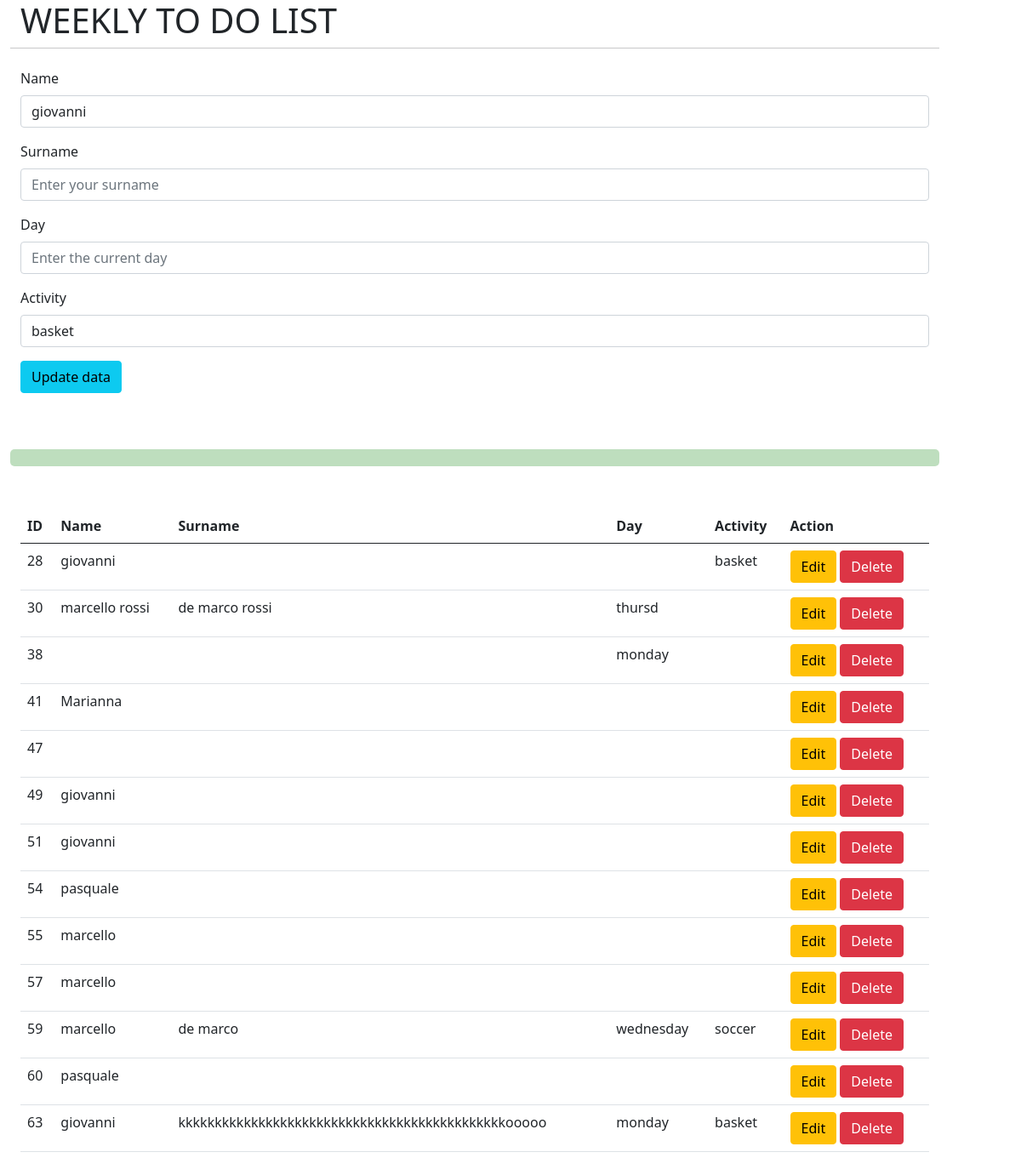
Screenshot of /index.php?edit=28 with the database file from the repository.
### tables this page shows
CREATE TABLE `todo` (
  `ID` int(11) NOT NULL,
  `name` varchar(50) NOT NULL,
  `surname` varchar(50) NOT NULL,
  `day` varchar(50) NOT NULL,
  `activity` varchar(100) NOT NULL
);

### includes/form.php (called while the page is built, shortened)
<?php
$mysqli = new mysqli ('localhost', 'root', '', 'todolist') or die (mysqli_error(mysqli));
if(isset($_GET['edit'])) {
    $id = $_GET['edit'];
    $update = true;
    $result = $mysqli->query("SELECT * FROM todolist.todo WHERE ID='$id' ") or die($mysqli->error());
        $row = $result->fetch_assoc();
        $name = $row['name'];
        $surname = $row['surname'];
        $day = $row['day'];
        $activity = $row['activity'];
    }

### index.php (the view, shortened to what this page needs)
<!DOCTYPE html>
<html lang="en">
<head>
    <link href="https://cdn.jsdelivr.net/npm/bootstrap@5.0.2/dist/css/bootstrap.min.css" rel="stylesheet">
</head>
<body>
<?php
 include __DIR__ .'./includes/form.php'; ?>
<?php
 $mysqli = new mysqli ('localhost', 'root', '', 'todolist') or die (mysqli_error(mysqli));
 $result = $mysqli->query("SELECT * FROM todolist.todo") or die ($mysqli->error);
?>
<div class="container row mb-3">
<h1>WEEKLY TO DO LIST</h1><hr><br>
    <form action="./includes/form.php" method="POST">
    <div class="mb-3">
    <label for="name" class="form-label">Name</label>
    <input type="text" class="form-control" name="name" id="" value="<?php echo $name; ?>" placeholder="Enter your name">
    </div>
    <div class="mb-3">
    <label for="surname" class="form-label">Surname</label>
    <input type="text" class="form-control" name="surname" id="" value="<?php echo $surname; ?>" placeholder="Enter your surname">
    </div>
    <div class="mb-3">
    <label for="day" class="form-label">Day</label>
    <input type="text" class="form-control" name="day" value="<?php echo $day; ?>" placeholder="Enter the current day">
    </div>
    <div class="mb-3">
    <label for="activity" class="form-label">Activity</label>
    <input type="text" class="form-control" name="activity" value="<?php echo $activity; ?>" placeholder="Enter your activity">
    </div>
    <?php
    if ($update === true): ?>
    <button type="submit" name="update" class="btn btn-info">Update data</button>
   <?php else: ?>
    <button type="submit" name="save" class="btn btn-success">Insert data</button>
    <?php endif; ?>
    </form>
    </div>
    <br>
    <br>
    <hr style="margin-top:50px; border: 10px solid green;
     border-radius: 5px; margin-bottom:50px;">
<div class="container justify-content-center">
<table class="table">
   <thead>
     <tr>
       <th>ID</th>
       <th>Name</th>
       <th>Surname</th>
       <th>Day</th>
       <th>Activity</th>
       <th>Action</th>
    </tr>
   </thead>
   <?php
      while($row = $result->fetch_assoc()):
   ?>
   <tr>
      <td><?php echo $row['ID']; ?></td>
      <td><?php echo $row['name']; ?></td>
      <td><?php echo $row['surname']; ?></td>
      <td><?php echo $row['day']; ?></td>
      <td><?php echo $row['activity']; ?></td>
      <td>
      <a href='index.php?edit=<?php echo $row['ID']; ?>' class="btn btn-warning">Edit</a>
      <a href='index.php?delete=<?php echo $row['ID']; ?>' class="btn btn-danger">Delete</a>
      </td>
   </tr>
      <?php endwhile; ?>
</table>
</body>
</html>

### rows the page displays
todo: name "giovanni", activity "basket", ID "28"
todo: ID "30", name "marcello rossi", surname "de marco rossi", day "thursd"
todo: ID "38", day "monday"
todo: ID "41", name "Marianna"
todo: ID "47"
todo: ID "49", name "giovanni"
todo: ID "51", name "giovanni"
todo: ID "54", name "pasquale"
todo: ID "55", name "marcello"
todo: ID "57", name "marcello"
todo: ID "59", name "marcello", surname "de marco", day "wednesday", activity "soccer"
todo: ID "60", name "pasquale"
todo: ID "63", name "giovanni", surname "kkkkkkkkkkkkkkkkkkkkkkkkkkkkkkkkkkkkkkkkkkkkkooooo", day "monday", activity "basket"
